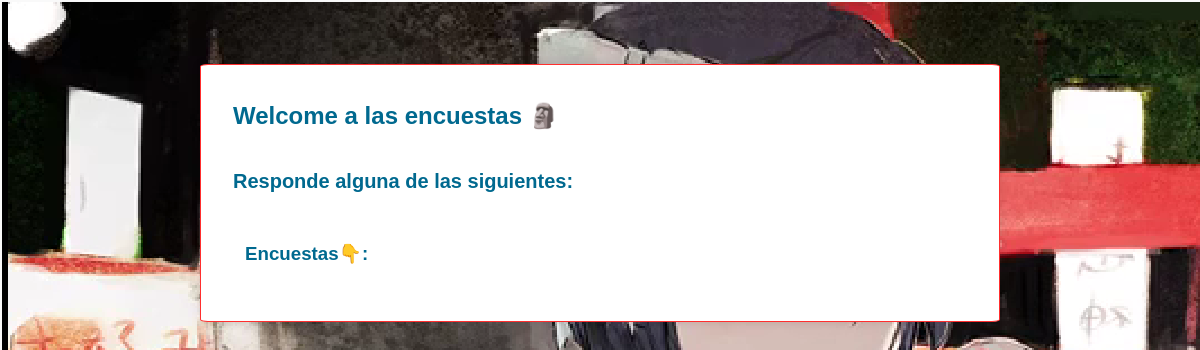
The app's page /, older data.
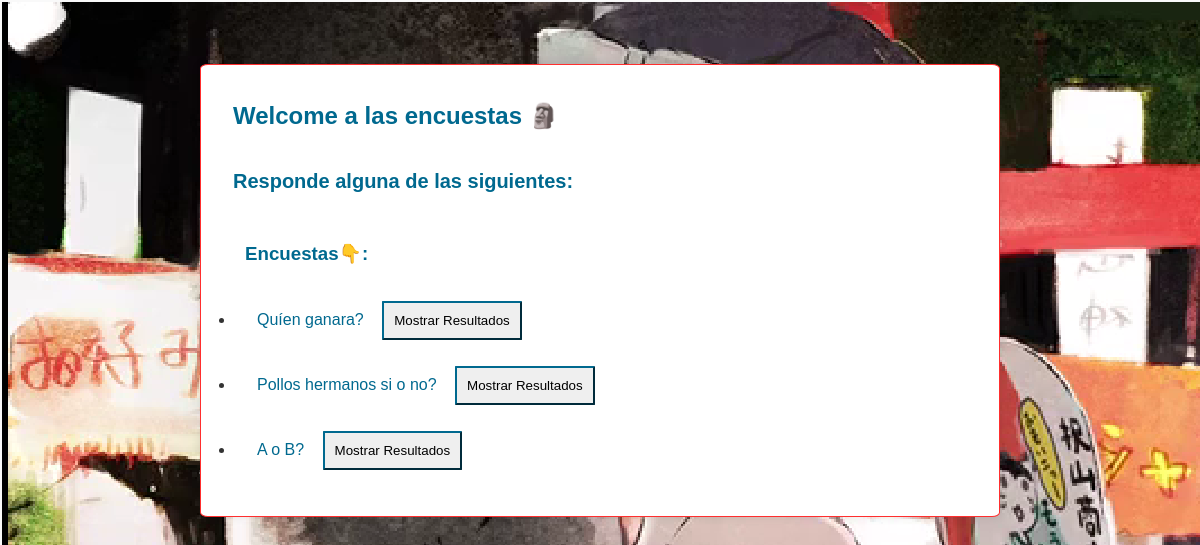
The same page, newer data.
### polls/models.py (models this page shows, shortened)
class Question(models.Model):
    question_text = models.CharField(max_length=150)
    pub_date = models.DateTimeField()

### polls/views.py (the view)
# urls.py: path('', views.home, name='home'),
def home(request):
    questions = Question.objects.all()
    return render(request, 'polls/home.html', {
        "questions": questions
    })

### templates/polls/home.html (shortened to what this page needs)
{% extends 'base.html' %}
{% block content %}
<h1>Welcome a las encuestas 🗿 </h1>
<h2>Responde alguna de las siguientes:</h2>
<ul>
    <h3>Encuestas👇:</h3>
    {% for q in questions %}
    <li>
        <a href="{% url 'polls:vote' q.id %}"  type="submit">{{ q.question_text }}</a>
        <button type="button" onclick="location.href='{% url 'polls:results' q.id %}'" class="your-class-name"> Mostrar Resultados </button>
    </li>
    {% endfor %}
</ul>
{% endblock %}

Row changes from the older to the newer data that the page shows:
added Question: question_text "Quíen ganara?"
added Question: question_text "Pollos hermanos si o no?"
added Question: question_text "A o B?"
